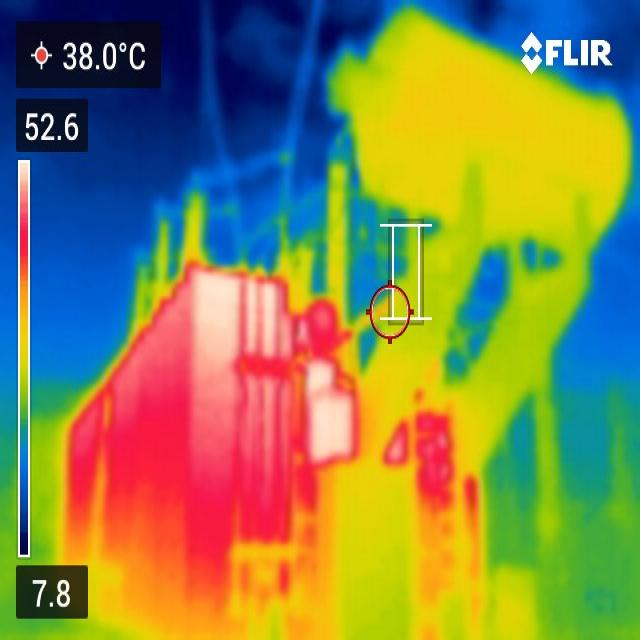
#> input picture Dataset/T1/faulty/T1_faulty_001.jpg, 640 x 640 px; its folder holds only this picture in this run
$ python visualize_channels.py
#> lines starting #> are read from the running program, lines starting #| are printed output that depends on the picture; after the words box and inside, x2 and y2 are one past the last pixel; in counts of white or black regions, pixels touching at a corner belong together
#!/usr/bin/env python3
"""
Visualization script to show channel analysis of thermal images.
This helps understand why we analyze only the red channel.
"""

import cv2
import numpy as np
import matplotlib.pyplot as plt
import os
import glob

def visualize_channels(image_path, output_dir="channel_analysis"):
    """
    Visualize the different color channels of a thermal image.
    """
#> called with image_path = 'Dataset/T1/faulty/T1_faulty_001.jpg', output_dir = 'channel_analysis'
    # Load image
    image = cv2.imread(image_path)
#> image is the input picture: shape (640, 640, 3); mean B, G, R 79, 132.6, 131.5
    if image is None:
        print(f"Could not load {image_path}")
        return

    # Convert to RGB
    image_rgb = cv2.cvtColor(image, cv2.COLOR_BGR2RGB)

    # Extract channels
    red_channel = image_rgb[:, :, 0]
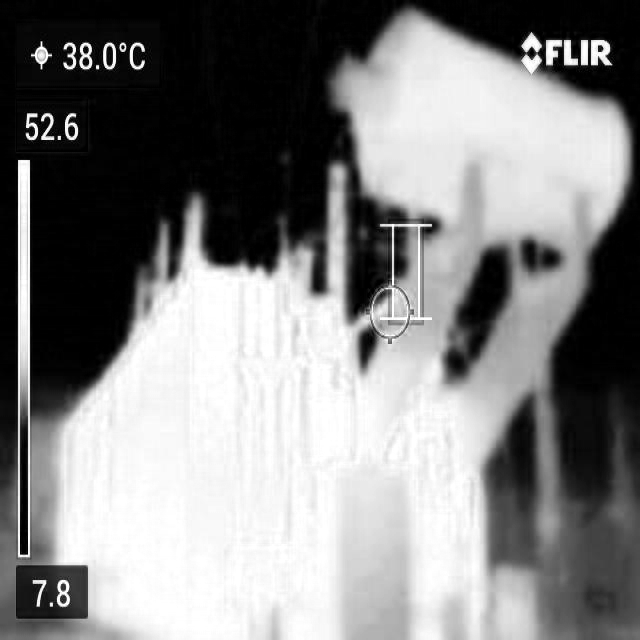
#> red_channel: shape (640, 640); min 0, max 255, mean 131.5
    green_channel = image_rgb[:, :, 1]
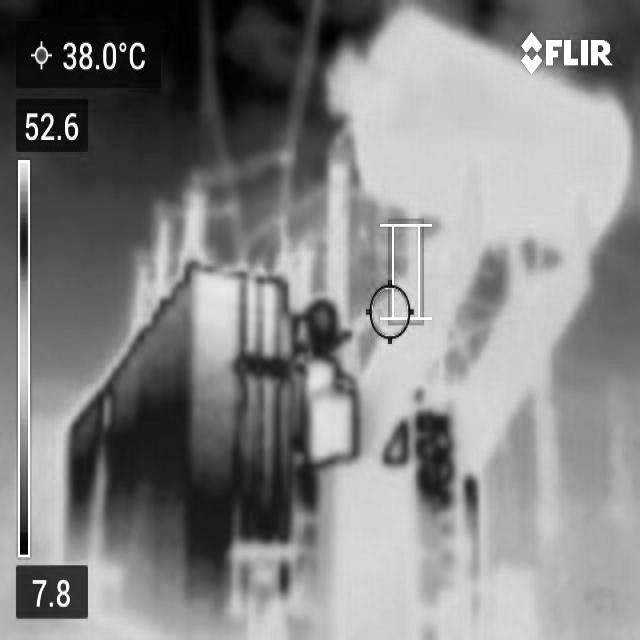
#> green_channel: shape (640, 640); min 0, max 255, mean 132.6
    blue_channel = image_rgb[:, :, 2]
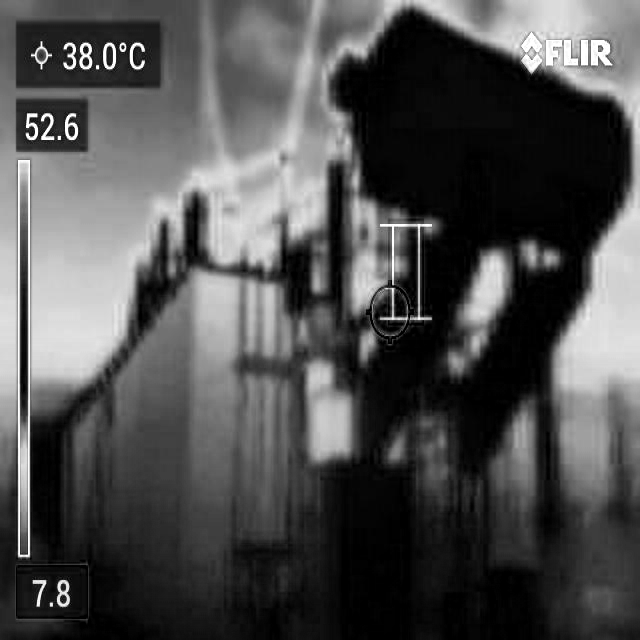
#> blue_channel: shape (640, 640); min 0, max 255, mean 79

    # Create visualization
    fig, axes = plt.subplots(2, 3, figsize=(15, 10))

    # Original image
    axes[0, 0].imshow(image_rgb)
    axes[0, 0].set_title('Original Thermal Image', fontsize=12, fontweight='bold')
    axes[0, 0].axis('off')

    # Red channel
    axes[0, 1].imshow(red_channel, cmap='Reds')
    axes[0, 1].set_title('RED Channel\n(Thermal Danger)', fontsize=12, fontweight='bold', color='red')
    axes[0, 1].axis('off')

    # Green channel
    axes[0, 2].imshow(green_channel, cmap='Greens')
    axes[0, 2].set_title('GREEN Channel\n(Mid-level)', fontsize=12, fontweight='bold', color='green')
    axes[0, 2].axis('off')

    # Blue channel
    axes[1, 0].imshow(blue_channel, cmap='Blues')
    axes[1, 0].set_title('BLUE Channel\n(Cool/Safe)', fontsize=12, fontweight='bold', color='blue')
    axes[1, 0].axis('off')

    # Histogram comparison
    axes[1, 1].hist(red_channel.ravel(), bins=256, color='red', alpha=0.6, label='Red')
    axes[1, 1].hist(green_channel.ravel(), bins=256, color='green', alpha=0.6, label='Green')
    axes[1, 1].hist(blue_channel.ravel(), bins=256, color='blue', alpha=0.6, label='Blue')
    axes[1, 1].set_title('Channel Intensity Distribution', fontsize=12, fontweight='bold')
    axes[1, 1].set_xlabel('Pixel Intensity')
    axes[1, 1].set_ylabel('Frequency')
    axes[1, 1].legend()
    axes[1, 1].grid(True, alpha=0.3)

    # Red channel with threshold visualization
    threshold = 180
    hot_mask = red_channel > threshold
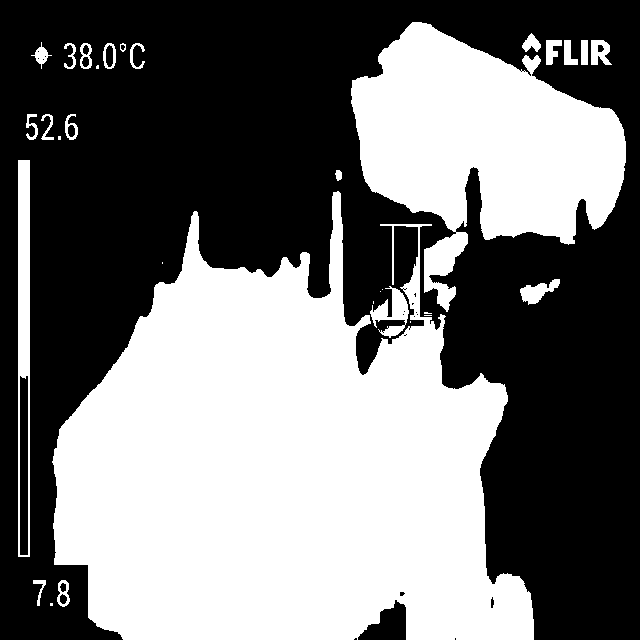
#> hot_mask: shape (640, 640) bool; 46.2% white; 32 white regions (10 under 20 px), largest, box (x1, y1, x2, y2) and area: (52, 191, 534, 640) 139300, (351, 22, 626, 312) 42237, (18, 160, 30, 557) 3342
    red_with_threshold = red_channel.copy()
    axes[1, 2].imshow(red_channel, cmap='Reds')
    axes[1, 2].contour(hot_mask, colors='yellow', linewidths=2, levels=[0.5])
    axes[1, 2].set_title(f'RED Channel Hot Regions\n(Threshold: {threshold})',
                         fontsize=12, fontweight='bold')
    axes[1, 2].axis('off')

    plt.suptitle(f'Thermal Image Channel Analysis\n{os.path.basename(image_path)}',
                 fontsize=14, fontweight='bold', y=0.98)

    plt.tight_layout()

    # Save
    os.makedirs(output_dir, exist_ok=True)
    base_name = os.path.splitext(os.path.basename(image_path))[0]
    output_path = os.path.join(output_dir, f"{base_name}_channel_analysis.png")
    plt.savefig(output_path, dpi=200, bbox_inches='tight')
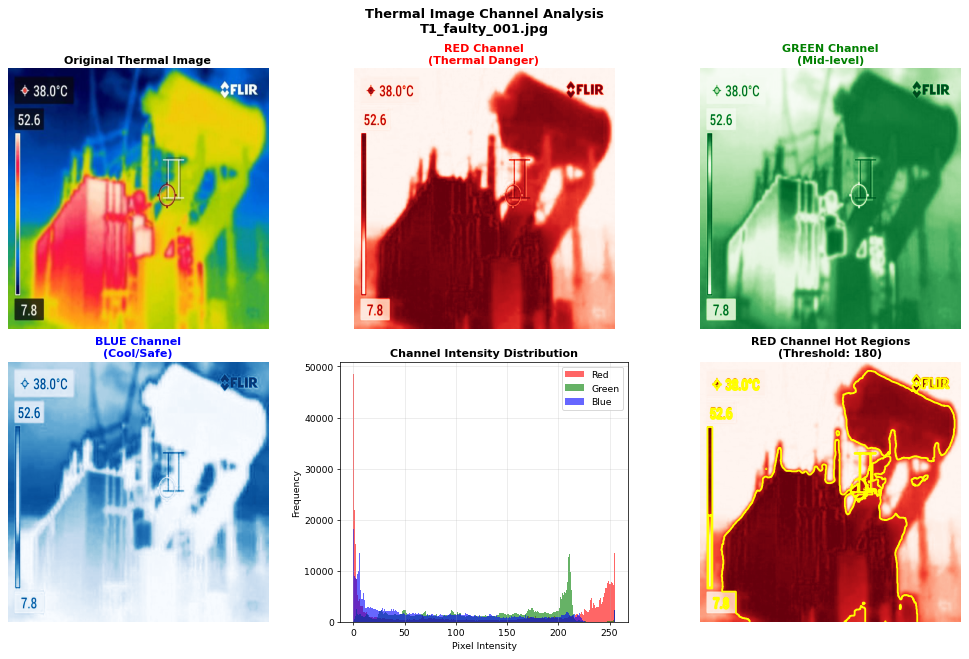
#> figure drawn by matplotlib, 6 panels; panel 5: tallest bar 48457 high, from x = 0 to 0.996; panel 5: tallest bar 13286 high, from x = 210.2 to 211.2; panel 5: tallest bar 18123 high, from x = 0 to 0.996
    print(f"✓ Saved channel analysis to: {output_path}")

    plt.close()

    # Print statistics
    print(f"\nChannel Statistics for {os.path.basename(image_path)}:")
    print(f"  Red   - Mean: {red_channel.mean():.1f}, Max: {red_channel.max()}, Pixels > {threshold}: {(red_channel > threshold).sum()}")
#|   Red   - Mean: 131.5, Max: 255, Pixels > 180: 189140
    print(f"  Green - Mean: {green_channel.mean():.1f}, Max: {green_channel.max()}, Pixels > {threshold}: {(green_channel > threshold).sum()}")
#|   Green - Mean: 132.6, Max: 255, Pixels > 180: 141992
    print(f"  Blue  - Mean: {blue_channel.mean():.1f}, Max: {blue_channel.max()}, Pixels > {threshold}: {(blue_channel > threshold).sum()}")
#|   Blue  - Mean: 79.0, Max: 255, Pixels > 180: 55153
    print()

def main():
    # Get sample images
    dataset_path = "Dataset"
    sample_images = glob.glob(os.path.join(dataset_path, "T1/faulty/*.jpg"))[:3]

    if not sample_images:
        print("No sample images found!")
        return

    print("="*70)
    print("Thermal Image Channel Analysis")
    print("="*70)
    print("\nThis script shows why we analyze ONLY the RED channel:")
    print("  • RED pixels   = High temperature (thermal danger)")
    print("  • YELLOW pixels = Medium temperature (caution)")
    print("  • BLUE pixels  = Low temperature (safe)")
    print("\nBy extracting only the red channel, we focus on actual thermal issues.")
    print("="*70)
    print()

    for image_path in sample_images:
        visualize_channels(image_path)

if __name__ == "__main__":
    main()

$ run again, on Dataset/T1/faulty/T1_faulty_005.jpg
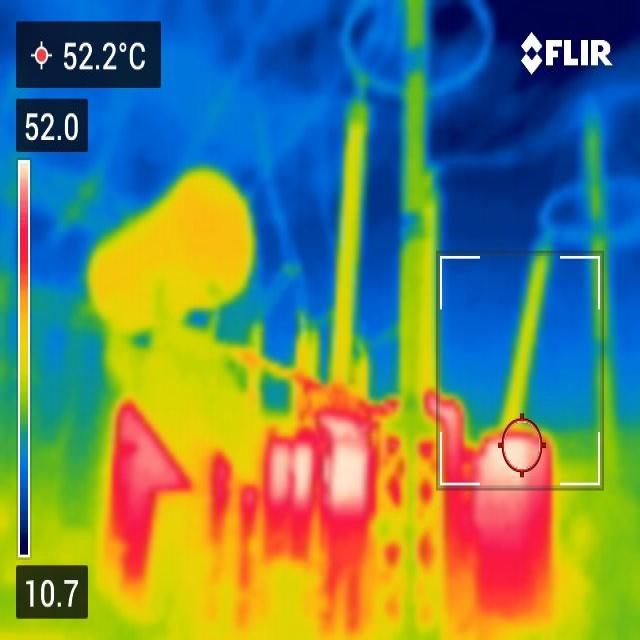
#> input picture Dataset/T1/faulty/T1_faulty_005.jpg, 640 x 640 px
#> in visualize_channels, image is the input picture: shape (640, 640, 3); mean B, G, R 100.8, 129.1, 106.1
#> in visualize_channels, `blue_channel = image_rgb[:, :, 2]`:
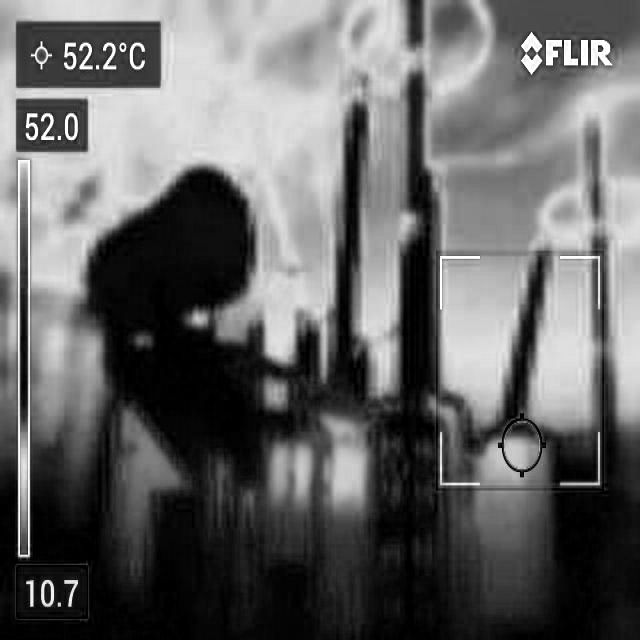
#> blue_channel: shape (640, 640); min 0, max 255, mean 100.8
#> in visualize_channels, `hot_mask = red_channel > threshold`:
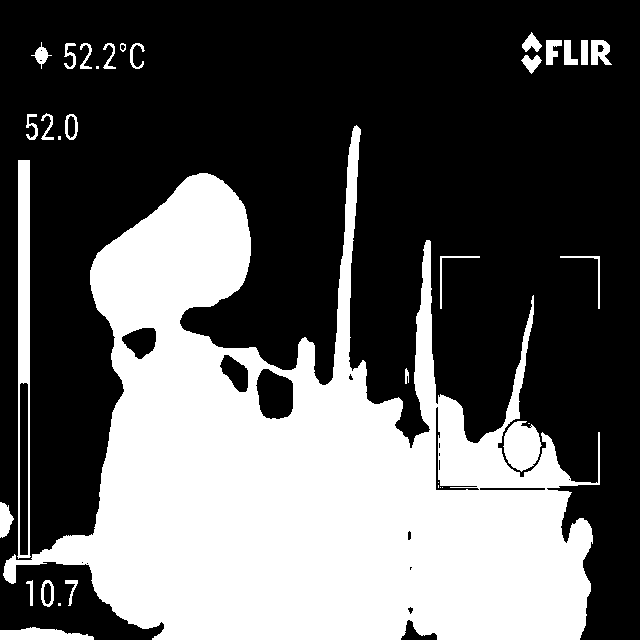
#> hot_mask: shape (640, 640) bool; 36.7% white; 34 white regions (8 under 20 px), largest, box (x1, y1, x2, y2) and area: (3, 125, 600, 640) 140899, (17, 160, 31, 559) 3406, (503, 421, 542, 472) 1414
#|   Red   - Mean: 106.1, Max: 255, Pixels > 180: 150354
#|   Green - Mean: 129.1, Max: 255, Pixels > 180: 121036
#|   Blue  - Mean: 100.8, Max: 255, Pixels > 180: 104656

$ run again, on Dataset/T1/faulty/T1_faulty_006.jpg
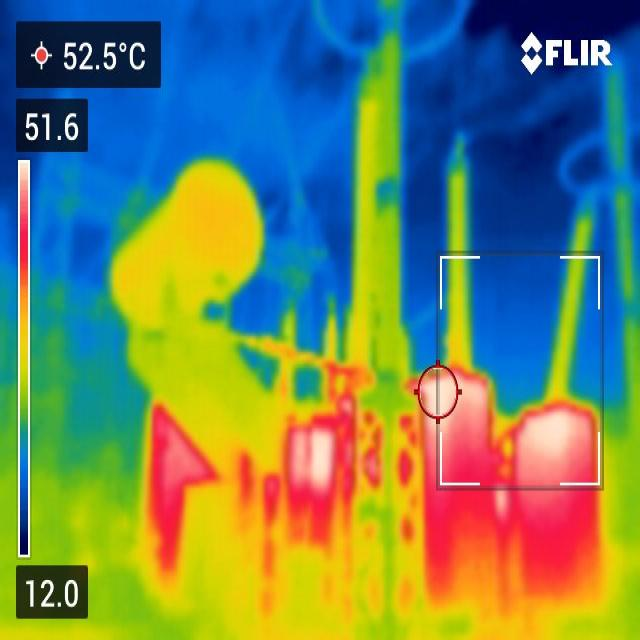
#> input picture Dataset/T1/faulty/T1_faulty_006.jpg, 640 x 640 px
#> in visualize_channels, image is the input picture: shape (640, 640, 3); mean B, G, R 97.3, 130.9, 107.8
#> in visualize_channels, `blue_channel = image_rgb[:, :, 2]`:
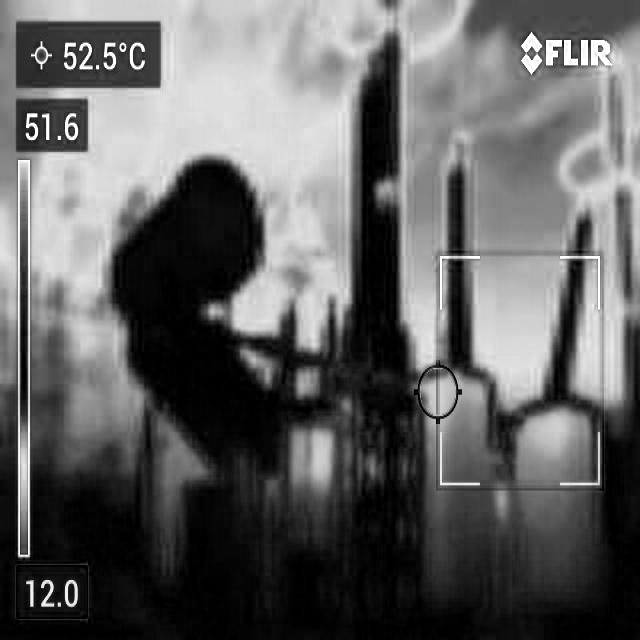
#> blue_channel: shape (640, 640); min 0, max 255, mean 97.3
#> in visualize_channels, `hot_mask = red_channel > threshold`:
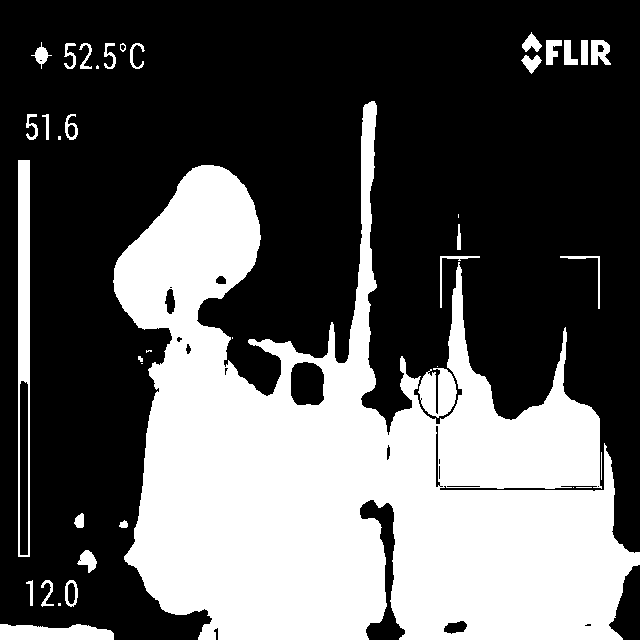
#> hot_mask: shape (640, 640) bool; 36.2% white; 40 white regions (10 under 20 px), largest, box (x1, y1, x2, y2) and area: (113, 101, 640, 640) 137915, (18, 160, 30, 557) 3382, (0, 624, 114, 640) 1530
#|   Red   - Mean: 107.8, Max: 255, Pixels > 180: 148140
#|   Green - Mean: 130.9, Max: 255, Pixels > 180: 129584
#|   Blue  - Mean: 97.3, Max: 255, Pixels > 180: 96663

$ run again, on Dataset/T1/faulty/T1_faulty_007.jpg
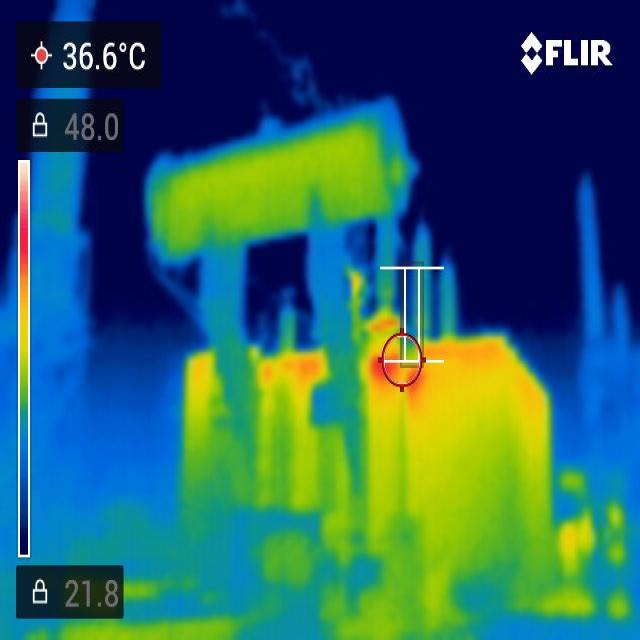
#> input picture Dataset/T1/faulty/T1_faulty_007.jpg, 640 x 640 px
#> in visualize_channels, image is the input picture: shape (640, 640, 3); mean B, G, R 97.2, 99.1, 44.1
#> in visualize_channels, `blue_channel = image_rgb[:, :, 2]`:
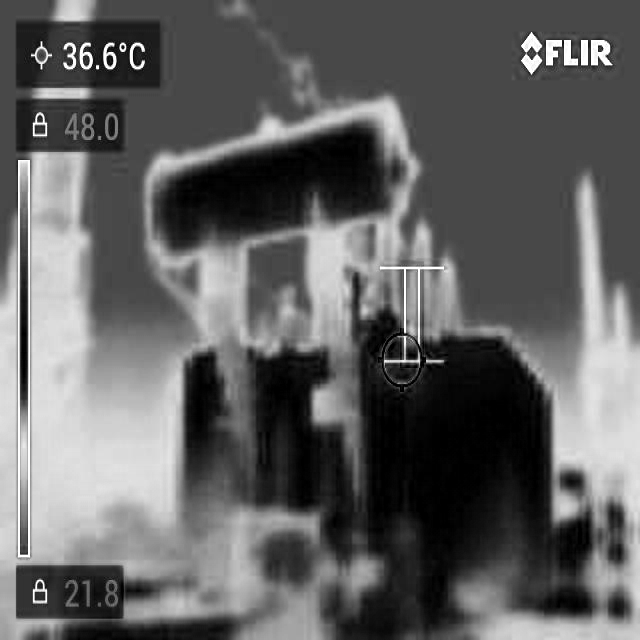
#> blue_channel: shape (640, 640); min 0, max 255, mean 97.2
#> in visualize_channels, `hot_mask = red_channel > threshold`:
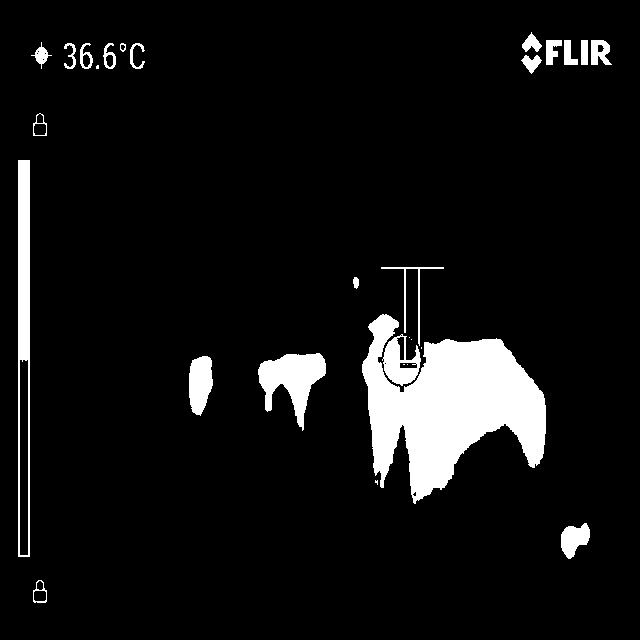
#> hot_mask: shape (640, 640) bool; 7.4% white; 29 white regions (7 under 20 px), largest, box (x1, y1, x2, y2) and area: (362, 314, 546, 504) 18582, (18, 160, 30, 557) 3208, (258, 353, 326, 431) 2621
#|   Red   - Mean: 44.1, Max: 255, Pixels > 180: 30163
#|   Green - Mean: 99.1, Max: 255, Pixels > 180: 78598
#|   Blue  - Mean: 97.2, Max: 255, Pixels > 180: 70096
